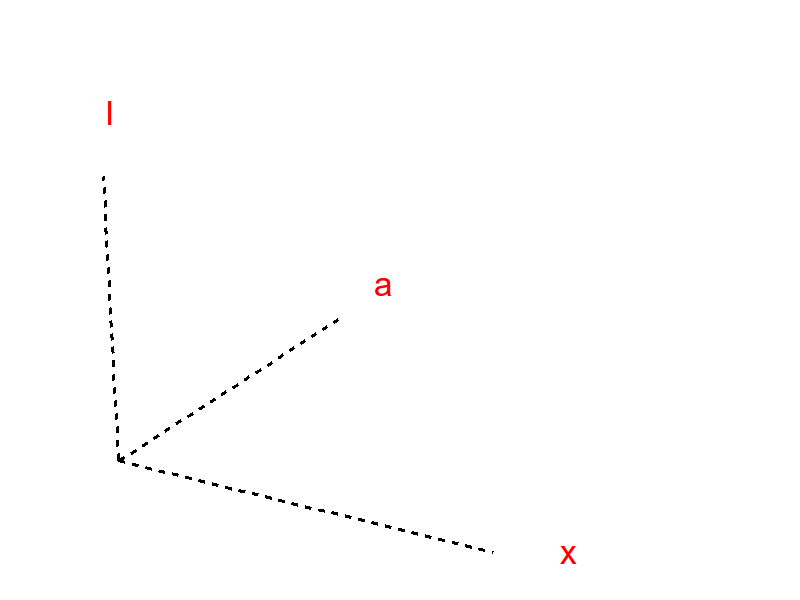

Python code for this plot:
import matplotlib.pyplot as plt
from mpl_toolkits.mplot3d import Axes3D
import numpy as np

fig = plt.figure()
ax = Axes3D(fig)

# Draw x, y, and z axis markers in the same way you were in
# the code snippet in your question...
xspan, yspan, zspan = 3 * [np.linspace(0,60,20)]
zero = np.zeros_like(xspan)

ax.plot3D(xspan, zero, zero,'k--',linewidth=3.0)
ax.plot3D(zero, yspan, zero,'k--',linewidth=3.0)
ax.plot3D(zero, zero, zspan,'k--',linewidth=3.0)

ax.text(xspan.max() + 10, .5, .5, "x", color='red',fontsize=30)
ax.text(.5, yspan.max() + 10, .5, "a", color='red',fontsize=30)
ax.text(.5, .5, zspan.max() + 10, "I", color='red',fontsize=30)

# Generate and plot some random data...
ndata = 10
x = np.random.uniform(xspan.min(), xspan.max(), ndata)
y = np.random.uniform(yspan.min(), yspan.max(), ndata)
z = np.random.uniform(zspan.min(), zspan.max(), ndata)
c = np.random.random(ndata)

#ax.scatter(x, y, z, c=c, marker='o', s=20)

# This line is the only difference between the two plots above!
ax.axis("off")

plt.savefig("probspace.png")
plt.show()
